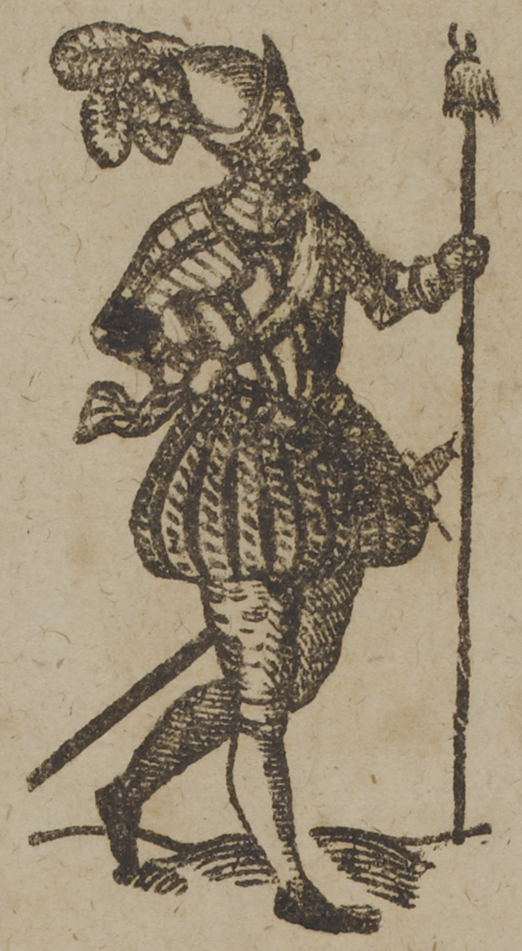
#> input picture images/examples/man.jpg, 522 x 951 px
$ python show_keypoints.py 5 5 5 100 1.0 images/examples/man.jpg
#> lines starting #> are read from the running program, lines starting #| are printed output that depends on the picture
### utils.py
#!/usr/bin/python3
# -*- coding: utf-8 -*-

import numpy as np
import cv2
from filter import filter_keypoints

## function for parsing command line arguments

def compute_and_filter (img, minh, octaves, layers, msize, mresponse):
    surf = cv2.xfeatures2d.SURF_create(minh, octaves, layers) #Opencv 3+
    keys = surf.detect(img, None)
    keypoints = filter_keypoints(keys, msize, mresponse)

    return surf.compute(img, keypoints)

# [27 lines left out: functions write_to_file, read_from_file, not called in this run]

### show_keypoints.py
#!/usr/bin/python3
# -*- coding: utf-8 -*-

"""
Usage: python show_keypoints.py 2000 8 8 50 500 /path/to/image

A simple script that is used for tuning the surf parameters used by archv for the imageset.
This is important becuase each imageset has generally different levels of detail and can require very different
surf parameters in order to have a good balance between many features and run time.
"""

import numpy as np
import cv2
import argparse
from filter import filter_keypoints
from utils import compute_and_filter

def parse_arguments ():
    """
    Basic parser for the required positional arguments to show_keypoints
    returns dictionary of arguments
    """
    parser = argparse.ArgumentParser()
    parser.add_argument("minh", help="Set the threshold for minhessian",
            type=int)
    parser.add_argument("octaves", help="Set the number of octaves of scale space for the image",
            type=int)
    parser.add_argument("layers", help="Set the number of octave layers",
            type=int)
    parser.add_argument("msize", help="Set the minimum size of keypoints",
            type=int)
    parser.add_argument("mresponse", help="Set the minimum response of keypoints",
            type=float)
    parser.add_argument("image", help="path to input image file",
            type=str)
    args = parser.parse_args()
    return args

def main(args):
    """
    detect, filter and display the keypoints found for a given input image using specified SURF parameters

    arguments are passed in from the parse_arguments function. order for arguments:
    show_keypoints.py minh octaves layers mszie mresponse path/to/image
    """

    img = cv2.imread(args.image, cv2.IMREAD_GRAYSCALE)
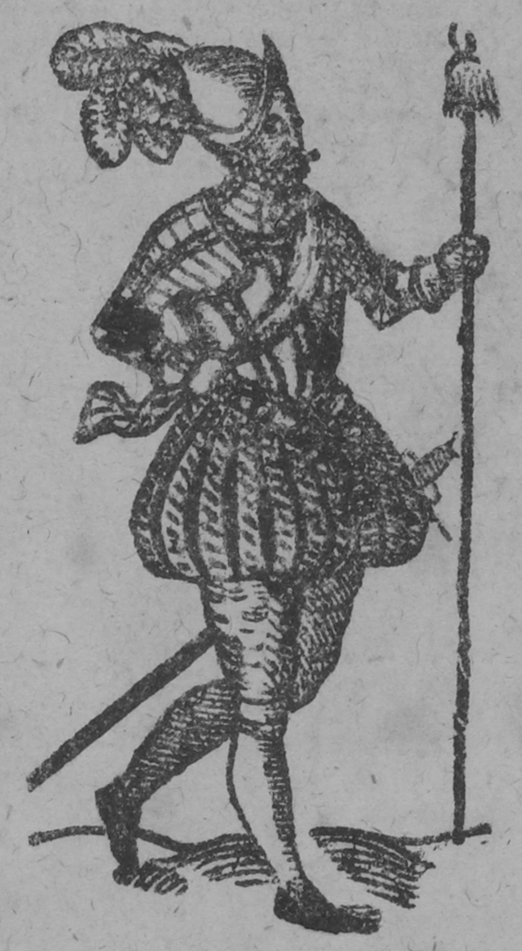
#> img: shape (951, 522); min 42, max 186, mean 140.1

    keypoints, descriptors = compute_and_filter (img, args.minh, args.octaves, args.layers, args.msize, args.mresponse)


    img = cv2.drawKeypoints(img, keypoints, None, (255,0,0),4)

    cv2.imshow("Image", img)
    cv2.waitKey(0)
    cv2.destroyAllWindows()


if __name__ == "__main__":
    args = parse_arguments()
#> (the run stopped early here; a loop or call above may not have finished)
